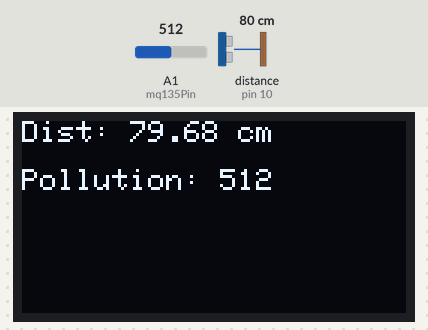
This sketch was run on a simulated Arduino Uno, built with avr-gcc and run on an emulated ATmega328P. On the bench: 128×64 one-colour display. Wiring (inferred from the names in the program): ultrasonic range finder: trigger pin 7; echo pin 10. The inputs (shaded band) are chosen by the test bench; at power-on: distance to the obstacle (sensor on pin 10) 80 cm, A1 (mq135Pin) = 512. The echo pulse lasts 58.3 µs per cm; what the sketch prints to the serial monitor is not drawn.

Above: at 1.2 s.
1.3 s: distance to the obstacle (sensor on pin 10) set to 60 cm
At 2.0 s:
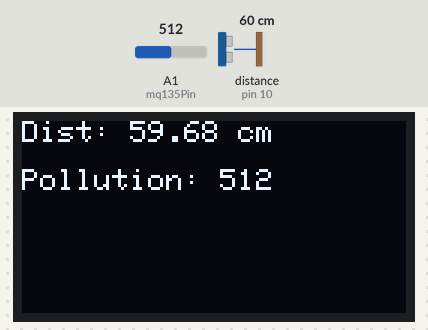
2.9 s: A1 (mq135Pin) set to 716
At 4.1 s:
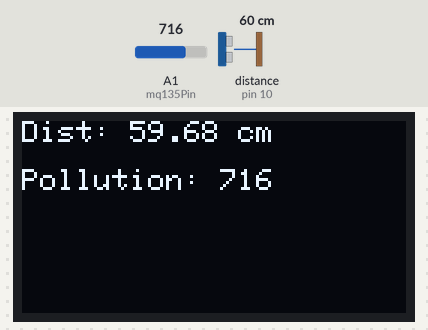
4.9 s: distance to the obstacle (sensor on pin 10) set to 299 cm
At 6.3 s:
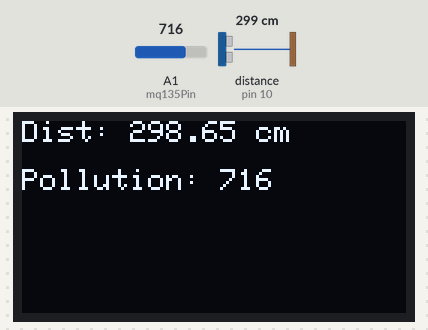
6.9 s: A1 (mq135Pin) set to 0
At 8.4 s:
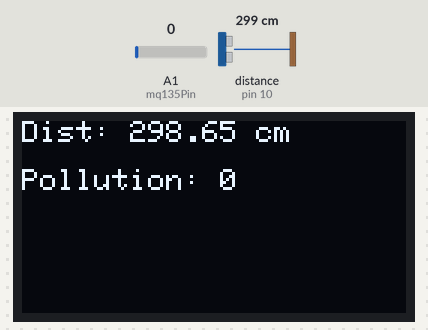
9.0 s: distance to the obstacle (sensor on pin 10) set to 2 cm
At 9.43 s:
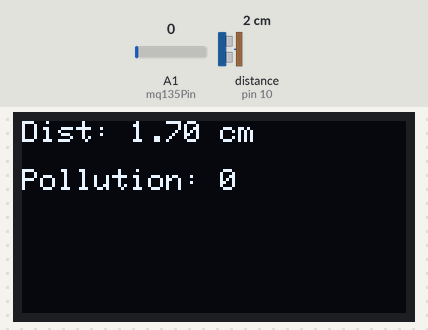
10.7 s: A1 (mq135Pin) set to 122
At 11.08 s:
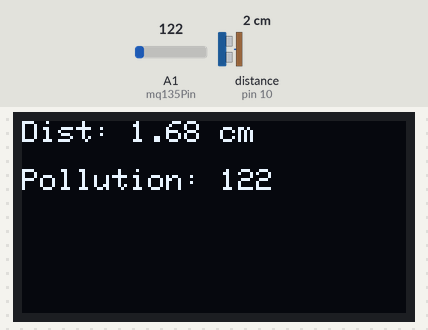
Timing chart, 0 to 13.4 s (numbered marks = the images above; inputs shaded):
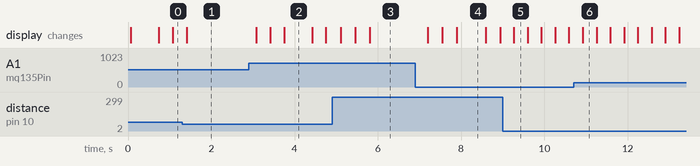

Measured:
- after the input at 1.3 s, the display: changes after 0.11 s (image 1)
- after the input at 2.9 s, the display: changes after 0.18 s (image 2)
- after the input at 4.9 s, the display: changes after 0.20 s (image 3)
- after the input at 6.9 s, the display: changes after 0.30 s (image 4)
- after the input at 9.0 s, the display: changes after 0.27 s (image 5)
- after the input at 10.7 s, the display: changes after 0.22 s (image 6)
- what the display in image 2 shows lasts 0.6 s, from 3.8 s to 4.4 s

The sketch:

MFL14_Ultrasonic_Pollution.ino
```cpp
#include <Wire.h>
#include <Adafruit_GFX.h>
#include <Adafruit_SSD1306.h>

// Ultrasonic pins
const int trigPin = 7;
const int echoPin = 10;

// MQ135 sensor pin
const int mq135Pin = A1;

#define SCREEN_WIDTH 128
#define SCREEN_HEIGHT 64
Adafruit_SSD1306 display(SCREEN_WIDTH, SCREEN_HEIGHT, &Wire, -1);

void setup() {
  pinMode(trigPin, OUTPUT);
  pinMode(echoPin, INPUT);
  pinMode(mq135Pin,INPUT);

  Serial.begin(9600);
    // Initialize OLED
  if (!display.begin(SSD1306_SWITCHCAPVCC, 0x3C)) {
    Serial.println(F("SSD1306 allocation failed"));
    for (;;);
  }
}

void loop() {
  float distance = getDistance();
  int mq135Value = analogRead(mq135Pin);

  // Print both distance and MQ135 values
  Serial.print("Distance: ");
  Serial.print(distance);
  Serial.print(" cm | ");
  Serial.print("MQ135: ");
  Serial.println(mq135Value);

  display.clearDisplay();
  display.setTextSize(1);
  display.setCursor(0, 0);
  display.setTextColor(SSD1306_WHITE);
  display.print("Dist: ");
  display.print(distance);
  display.println(" cm");

  display.setCursor(0, 16);
  display.print("Pollution: ");
  display.println(mq135Value);
  display.display();
  delay(300);
}

float getDistance() {
  // Send trigger pulse
  digitalWrite(trigPin, LOW);
  delayMicroseconds(2);
  digitalWrite(trigPin, HIGH);
  delayMicroseconds(10);
  digitalWrite(trigPin, LOW);

  // Read echo time
  long duration = pulseIn(echoPin, HIGH);

  // Convert to cm
  float distance = duration * 0.0343 / 2.0;
  return distance;
}
```
